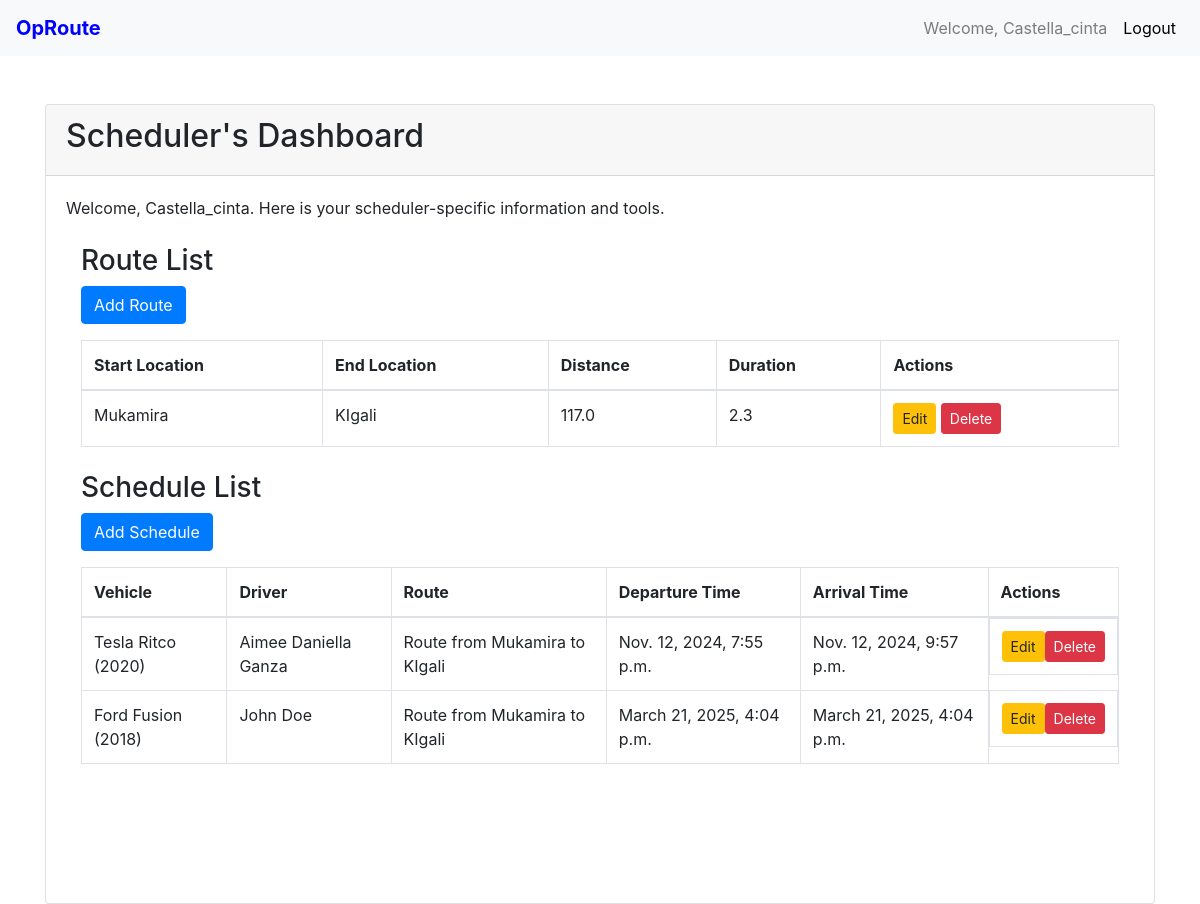
/transport/dashboard/ (signed in), run on the app's committed database.
### users/models.py (models this page shows)
class CustomUser(AbstractUser):
     ROLE_CHOICES = [
        ('admin', 'Admin'),
        ('driver', 'Driver'),
        ('scheduler', 'Scheduler'),
        ('viewer', 'Viewer'),
        ('driver', 'Driver'),
        ('passenger', 'Passenger'),
    ]
     role = models.CharField(max_length=20, choices=ROLE_CHOICES,default="Viewer")
     pass

### transport/models.py (models this page shows, shortened)
class Route(models.Model):
    start_location = models.CharField(max_length=100)
    end_location = models.CharField(max_length=100)
    distance = models.FloatField()
    duration = models.FloatField()
    estimated_time = models.FloatField(default=0)  # Predicted via ML model
    def __str__(self):
        return f"Route from {self.start_location} to {self.end_location}"

class Schedule(models.Model):
    vehicle = models.ForeignKey(Vehicle, on_delete=models.CASCADE)
    driver = models.ForeignKey(Driver, on_delete=models.CASCADE)
    route = models.ForeignKey(Route, on_delete=models.CASCADE)
    departure_time = models.DateTimeField()
    arrival_time = models.DateTimeField()
    estimated_time = models.FloatField( default= 0)

class Vehicle(models.Model):
    VIN = models.CharField(max_length=17, unique=True)
    make = models.CharField(max_length=50)
    model = models.CharField(max_length=50)
    year = models.PositiveIntegerField()
    color = models.CharField(max_length=30)
    capacity = models.PositiveBigIntegerField(default=5)
    driver = models.ForeignKey(Driver, on_delete=models.SET_NULL, null=True, blank=True)
    status = models.CharField(max_length=20,choices=[('Active', 'active'),('inactive', 'Inactive')])
    def __str__(self):
        return f"{self.make} {self.model} ({self.year})"

class Driver(models.Model):
    name = models.CharField(max_length=100)
    license_number = models.CharField(max_length=50)
    contact_number = models.CharField(max_length=15)
    def __str__(self):
        return self.name

### transport/views.py (the view)
# urls.py: path('dashboard/', dashboard, name='dashboard'),
@login_required
def dashboard(request):
    user = request.user
    drivers = Driver.objects.all()
    routes = Route.objects.all()
    vehicles = Vehicle.objects.all()
    schedules=Schedule.objects.all()
    try:
        role = user.role
    except Exception as e:
        role ='NO Role Assigned'
    return render(request, 'transport/dashboard.html', {
        'role': role,
        'user':user,
        'schedules':schedules,
        'drivers': drivers,
        'routes': routes,
        'vehicles': vehicles,
        })

### transport/templates/transport/dashboard.html (shortened to what this page needs)
<!DOCTYPE html>
<html lang="en">
<head>
    <link href="https://stackpath.bootstrapcdn.com/bootstrap/4.5.2/css/bootstrap.min.css" rel="stylesheet">
</head>
<body>
    <nav class="navbar navbar-expand-lg navbar-light bg-light">
        <div style="display: flex ; align-items: center;">
            <div>
                <a class="navbar-brand" href="#" style="color: blue; font-weight: bolder;">OpRoute</a>
            </div>
        </div>
        <div class="collapse navbar-collapse" id="navbarNav">
            <ul class="navbar-nav ml-auto">
                <li class="nav-item">
                    <span class="nav-link">Welcome, {{ user.username }}</span>
                </li>
                <li>
                    <a class="nav-link" href="http://127.0.0.1:8000/logout" style="color: black;">Logout</a>
                </li>
            </ul>
        </div>
    </nav>
    {% block content %}
    <div class="container mt-5">
        {% if role == "admin" %}
        <div class="card">
            <div class="card-header">
                <h2>Admin Dashboard</h2>
            </div>
            <div class="card-body">
                <p>Welcome, To the Admin Dashboard </p>
                <a href="{% url 'admin:index' %}" class="btn btn-primary">Manage Users</a>
                <div class="d-flex justify-content-between align-items-center">
                    <div class="map-container" style="width: 60%; height: 450px;">
                        <iframe
                            src="https://www.google.com/maps/embed?pb=!1m28!1m12!1m3!1d5146.2780981508995!2d29.499113605553237!3d-1.6138519999999785!2m3!1f0!2f0!3f0!3m2!1i1024!2i768!4f13.1!4m13!3e0!4m5!1s0x19dcff481113c6b9%3A0xbfa920a985255fc9!2sMukamira!3m2!1d-1.6109337!2d29.4998944!4m5!1s0x19dca4258ed8e797%3A0xf32b36a5411d0bc8!2sKigali!3m2!1d-1.9440727!2d30.061885099999998!5e1!3m2!1sen!2srw!4v1731913894174!5m2!1sen!2srw"
                            width="600" height="450" style="border:0;" allowfullscreen="" loading="lazy"
></iframe>
                    </div>
                    <div class="chart-container" style="width: 55%;">
                        <canvas id="userInteractionChart" width="400" height="450"></canvas>
                    </div>
                </div>
                <script>
                window.onload = function() {
                    fetch('http://127.0.0.1:8000/transport/vehicles/vehicle_data')
                    .then(response => response.json())
                    .then(data => {
                        console.log('Fetched data:', data);
                        let vehicles = [];
                        if (Array.isArray(data)) {
                            vehicles = data;
                        } else if (data && data.vehicles && Array.isArray(data.vehicles)) {
                            vehicles = data.vehicles;
                        } else {
                            console.error('Expected an array or an object with a "vehicles" key, but got:', data);
                            return;
                        }
                        const vehicleNames = vehicles.map(vehicle => vehicle.name);
                        const vehicleData = vehicles.map(vehicle => vehicle.capacity);
                        const chartData = {
                            labels: vehicleNames,
                            datasets: [{
                                label: 'Capacity',
                                data: vehicleData,
                                backgroundColor: 'rgba(75, 192, 192, 0.5)',
                                borderColor: 'rgba(75, 192, 192, 1)',
                                borderWidth: 1
                            }]
                        };
                        const config = {
                            type: 'line',
                            data: chartData,
                            options: {
                                responsive: true
                            }
                        };
                        const ctx = document.getElementById('userInteractionChart').getContext('2d');
                        new Chart(ctx, config);
                    })
                    .catch(error => console.error('Error fetching vehicle data:', error));
                };
            </script>
                <div class="my-4 d-flex flex-wrap justify-content-between">
                    <div>
                        <button type="button" class="btn btn-primary">
                            <a href="{% url 'transport:add_schedule' %}" style="color: white;">Add Schedule</a>
                        </button>
                    </div>
                    <div>
                        <button type="button" class="btn btn-success">
                            <a href="{% url 'transport:add_route' %}" style="color: white;">Add Route</a>
                        </button>
                    </div>
                    <div>
                        <button type="button" class="btn btn-primary">
                            <a href="{% url 'transport:add_vehicle' %}" style="color: white;">Add Vehicle</a>
                        </button>
                    </div>
                    <div>
                        <button type="button" class="btn btn-success">
                            <a href="{% url 'transport:add_driver' %}" style="color: white;">Add Driver</a>
                        </button>
                    </div>
                </div>
            </div>
        </div>
    {% elif role == "scheduler" %}
    <div class="card" style="height: 100vh; width: 100%;">
        <div class="card-header">
            <h2>Scheduler's Dashboard</h2>
        </div>
        <div class="card-body">
            <p>Welcome, {{ user.username }}. Here is your scheduler-specific information and tools.</p>
            <div class="my-4">
                <div class="container">
                    <h3>Route List</h3>
                    <a href="{% url 'transport:add_route' %}" class="btn btn-primary">Add Route</a>
                    <table class="table table-bordered mt-3">
                        <thead>
                            <tr>
                                <th>Start Location</th>
                                <th>End Location</th>
                                <th>Distance</th>
                                <th>Duration</th>
                                <th>Actions</th>
                            </tr>
                        </thead>
                        <tbody>
                            {% for route in routes %}
                            <tr>
                                <td>{{ route.start_location }}</td>
                                <td>{{ route.end_location }}</td>
                                <td>{{ route.distance }}</td>
                                <td>{{ route.duration }}</td>
                                <td>
                                    <a href="{% url 'transport:edit_route' route.id %}"
                                        class="btn btn-warning btn-sm">Edit</a>
                                    <a href="{% url 'transport:delete_route' route.id %}"
                                        class="btn btn-danger btn-sm">Delete</a>
                                </td>
                            </tr>
                            {% endfor %}
                        </tbody>
                    </table>
                </div>
            </div>
            <div class="my-4">
                <div class="container">
                    <h3>Schedule List</h3>
                    <a href="{% url 'transport:add_schedule' %}" class="btn btn-primary">Add Schedule</a>
                    <table class="table table-bordered mt-3">
                        <thead>
                            <tr>
                                <th>Vehicle</th>
                                <th>Driver</th>
                                <th>Route</th>
                                <th>Departure Time</th>
                                <th>Arrival Time</th>
                                <th>Actions</th>
                            </tr>
                        </thead>
                        <tbody>
                            {% for schedule in schedules %}
                            <tr>
                                <td>{{ schedule.vehicle }}</td>
                                <td>{{ schedule.driver }}</td>
                                <td>{{ schedule.route }}</td>
                                <td>{{ schedule.departure_time }}</td>
                                <td>{{ schedule.arrival_time }}</td>
                                <td style="display: flex;align-items: center; justify-content: space-between;">
                                    <a href="{% url 'transport:edit_schedule' schedule.id %}"
                                        class="btn btn-warning btn-sm">Edit</a>
                                    <a href="{% url 'transport:delete_schedule' schedule.id %}"
                                        class="btn btn-danger btn-sm">Delete</a>
                                </td>
                            </tr>
                            {% endfor %}
                        </tbody>
                    </table>
                </div>
            </div>
        </div>
    {% endif %}
    {%endblock%}
</body>
</html>

### data on the page
CustomUser: username "Castella_cinta"
Route: start_location "Mukamira", end_location "KIgali", distance "117.0", duration "2.3"
Schedule: vehicle "Tesla Ritco (2020)", driver "Aimee Daniella Ganza", route "Route from Mukamira to KIgali", departure_time "Nov. 12, 2024, 7:55 p.m.", arrival_time "Nov. 12, 2024, 9:57 p.m."
Schedule: vehicle "Ford Fusion (2018)", driver "John Doe", route "Route from Mukamira to KIgali", departure_time "March 21, 2025, 4:04 p.m.", arrival_time "March 21, 2025, 4:04 p.m."
